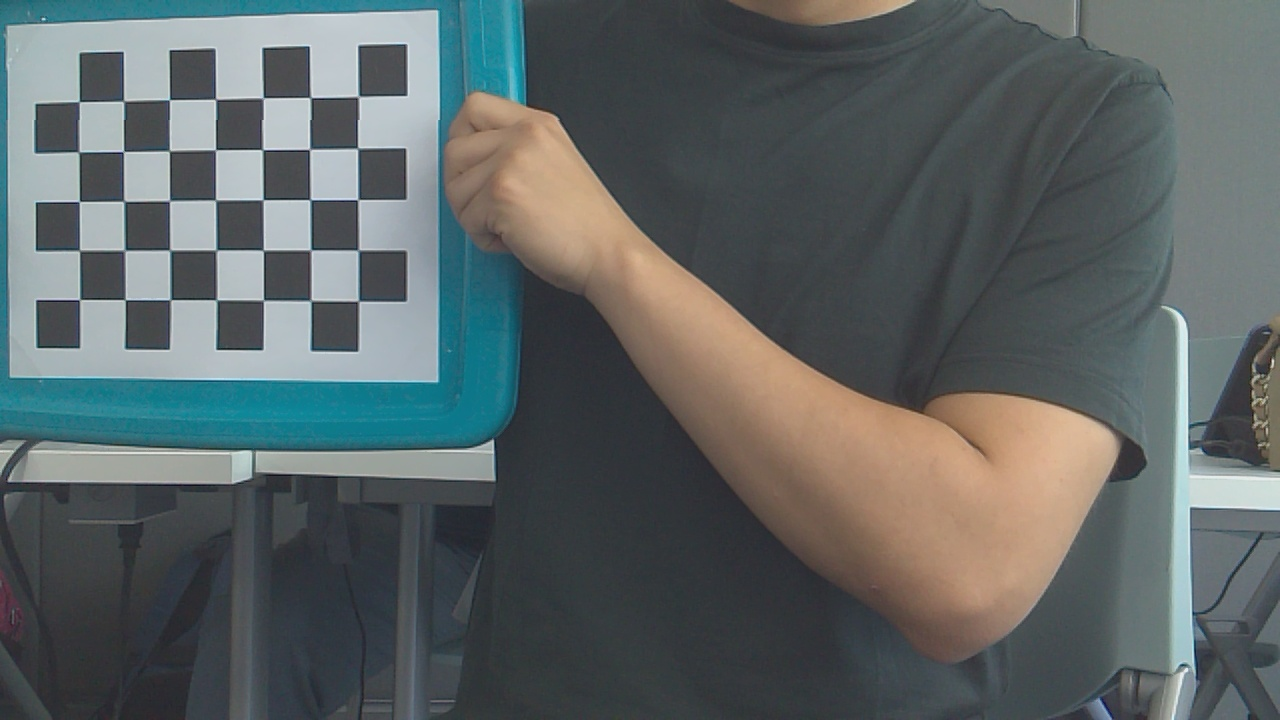
#> input picture actividad-2-07/calibration_images/img_000.jpg, 1280 x 720 px; its folder holds only this picture in this run
$ python actividad_2_07.py
#> lines starting #> are read from the running program, lines starting #| are printed output that depends on the picture; after the words box and inside, x2 and y2 are one past the last pixel; in counts of white or black regions, pixels touching at a corner belong together; long printed decimals are rounded
import cv2
import numpy as np
import glob

CHESSBOARD_SIZE = (5, 7)

criteria = (
    cv2.TERM_CRITERIA_EPS +
    cv2.TERM_CRITERIA_MAX_ITER,
    30,
    0.001
)

objp = np.zeros(
    (CHESSBOARD_SIZE[0] * CHESSBOARD_SIZE[1], 3),
    np.float32
)

objp[:, :2] = np.mgrid[
    0:CHESSBOARD_SIZE[0],
    0:CHESSBOARD_SIZE[1]
].T.reshape(-1, 2)

#Lista para guardar puntos
objpoints = []
imgpoints = []


images = glob.glob("calibration_images/*.jpg")
print(f"\nSe encontraron {len(images)} imagenes\n")


for fname in images:

    print(f"Procesando: {fname}")
    img = cv2.imread(fname)
#> img is the input picture: shape (720, 1280, 3); mean B, G, R 100.6, 100.3, 93.1

    if img is None:
        print("No se pudo abrir la imagen")
        continue

    gray = cv2.cvtColor(img, cv2.COLOR_BGR2GRAY)
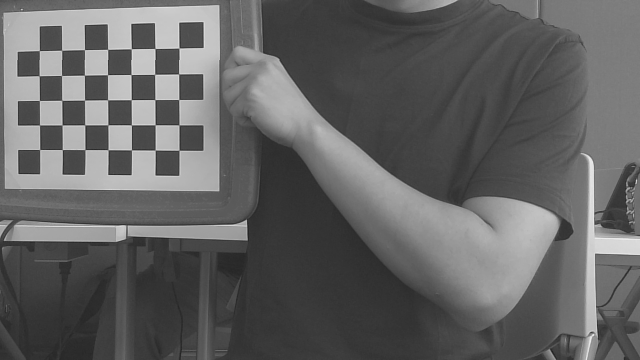
#> gray: shape (720, 1280) (shown at 1/2 size); min 14, max 237, mean 98.2

    #Detecta tablero
    ret, corners = cv2.findChessboardCorners(
        gray,
        CHESSBOARD_SIZE,
        None
    )
#> ret = True; corners = 35 rows, first 8: [359.1, 95.87], [357.5, 147.9], [357.6, 199.9], [357.6, 249.9], [358.4, 301.3], [310.7, 97.69], [309.2, 149.8], [310.3, 199.7]

    if ret:

        print("Tablero detectado")

        objpoints.append(objp)

        corners2 = cv2.cornerSubPix(
            gray,
            corners,
            (11, 11),
            (-1, -1),
            criteria
        )
#> corners2 = 35 rows, first 8: [358.5, 96.54], [357.6, 148.4], [357.8, 199.6], [358.4, 250.2], [358.5, 301.2], [310.4, 97.54], [309.6, 149.4], [310.2, 199.6]

        imgpoints.append(corners2)

        #Dibujar esquinas
        cv2.drawChessboardCorners(
            img,
            CHESSBOARD_SIZE,
            corners2,
            ret
        )
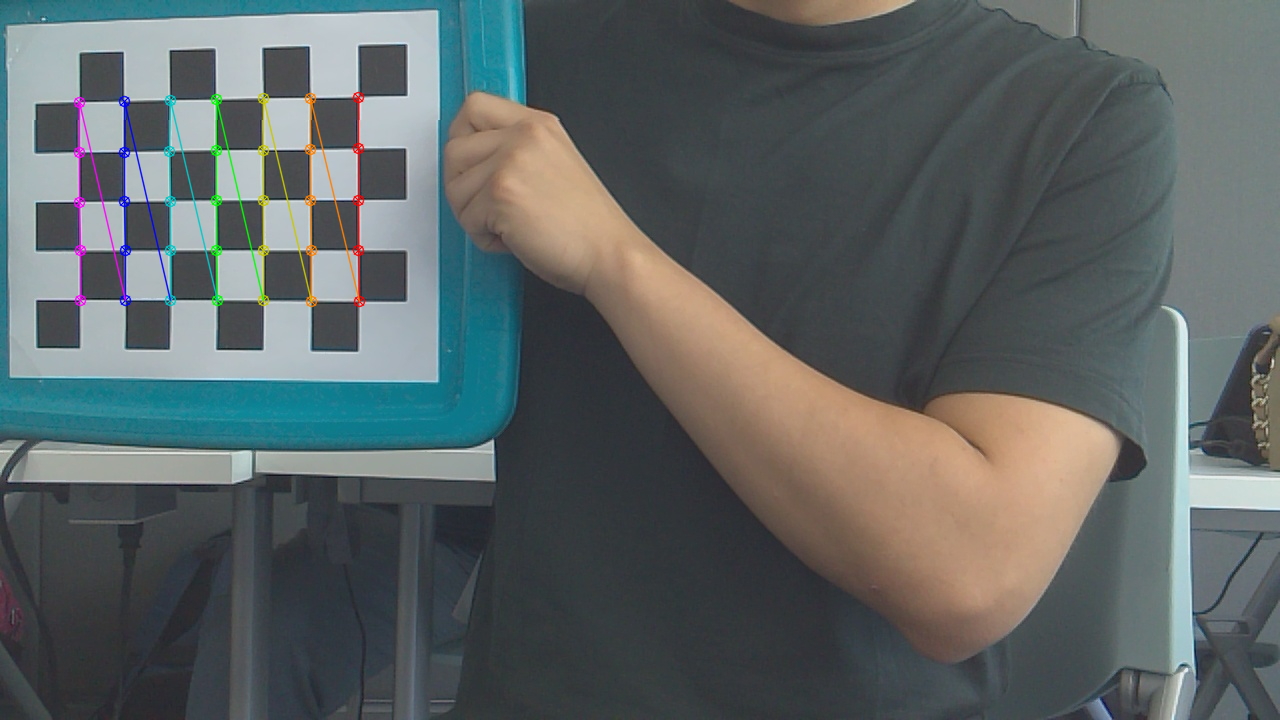
#> img: shape (720, 1280, 3); 1.16% of pixels changed, all inside (x1, y1, x2, y2) = (73, 91, 366, 308)

        cv2.imshow("Corners", img)
        cv2.waitKey(500)

    else:
        print("No se detecto el tablero")

cv2.destroyAllWindows()

if len(objpoints) == 0:

    print("\nERROR: No se detectaron tableros\n")
    exit()

#Calibracion
print("\nCalibrando camara...\n")

ret, K, dist, rvecs, tvecs = cv2.calibrateCamera(
    objpoints,
    imgpoints,
    gray.shape[::-1],
    None,
    None
)
#> ret = 0.362; K = [[1098, 0, 655.5], [0, 1080.2, 548.4], [0, 0, 1]]; dist = [[0.233, -0.561, -0.0109, 0.0356, 0.452]]; rvecs = ([0.0547, -0.0148, 1.58],); tvecs = ([-6.1, -9.07, 22.26],)

print("===================================")
print("MATRIZ K")
print("===================================\n")
print(K)
#| [[1.09802068e+03 0.00000000e+00 6.55474127e+02]
#|  [0.00000000e+00 1.08024618e+03 5.48412301e+02]
#|  [0.00000000e+00 0.00000000e+00 1.00000000e+00]]

print("\n===================================")
print("PARAMETROS DE DISTORSION")
print("===================================\n")
print(dist)
#| [[ 0.2333 -0.5609 -0.01094  0.03563  0.4521]]

#Remover distorcion
test_img = cv2.imread(images[0])
h, w = test_img.shape[:2]

newK, roi = cv2.getOptimalNewCameraMatrix(
    K,
    dist,
    (w, h),
    1,
    (w, h)
)
#> newK = [[1117.8, 0, 694.4], [0, 1083.5, 540.3], [0, 0, 1]]; roi = (6, 36, 1259, 668)

undistorted = cv2.undistort(
    test_img,
    K,
    dist,
    None,
    newK
)
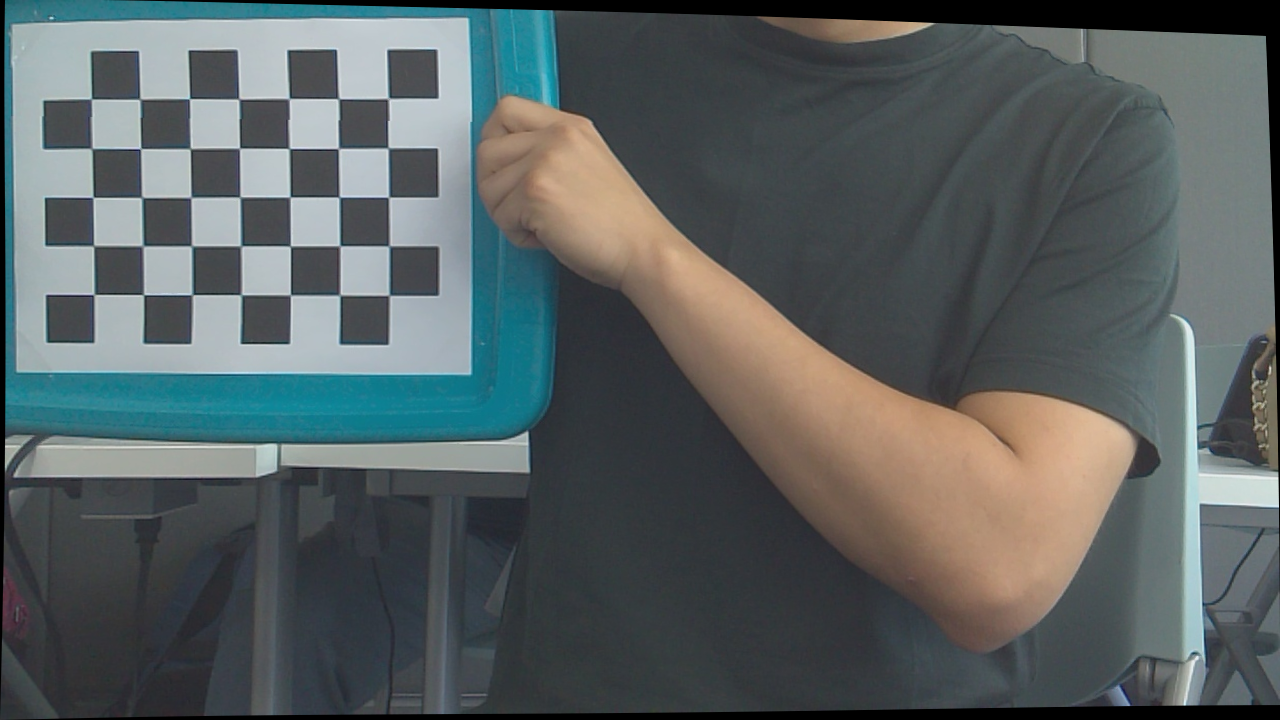
#> undistorted: shape (720, 1280, 3); mean B, G, R 96.9, 96.4, 88.9

#Muestra y guarda imagenes
cv2.imshow("Original", test_img)
cv2.imshow("Undistorted", undistorted)
cv2.imwrite("img_original.jpg", test_img)
cv2.imwrite("img_undistorted.jpg", undistorted)

print("\nPresiona cualquier tecla para salir...\n")

cv2.waitKey(0)
cv2.destroyAllWindows()

$ run again, on actividad-2-07/calibration_images/img_004.jpg
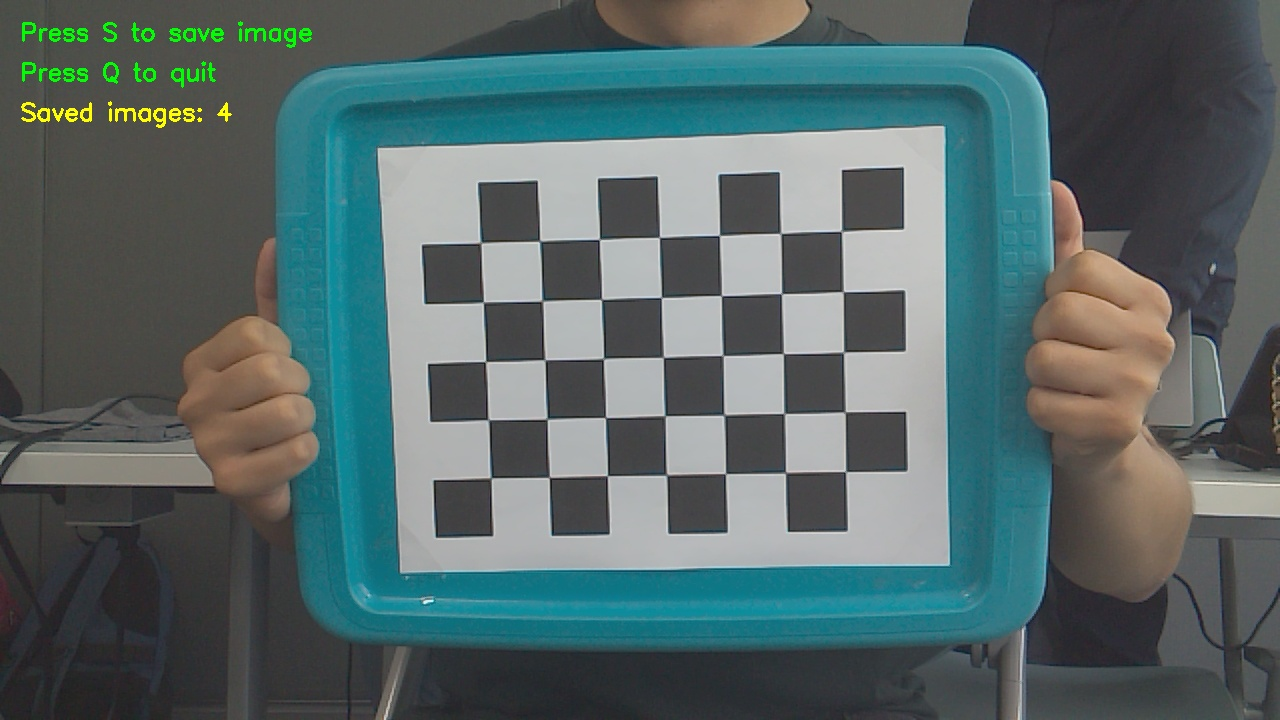
#> input picture actividad-2-07/calibration_images/img_004.jpg, 1280 x 720 px
#> img is the input picture: shape (720, 1280, 3); mean B, G, R 103.7, 103.6, 85.7
#> `ret, corners = cv2.findChessboardCorners( gray, CHESSBOARD_SIZE, None )`: ret = True; corners = 35 rows, first 8: [840.7, 231.5], [843.4, 291.6], [843.5, 352], [845, 412], [845.5, 471.6], [780.7, 233.6], [781.5, 293.7], [783.5, 353.4]
#> corners2 = 35 rows, first 8: [841.6, 231.4], [843.2, 291.6], [843.6, 352.1], [845.1, 411.8], [845.6, 471.5], [780.6, 233.5], [781.6, 293.6], [783.3, 353.6]
#> `cv2.drawChessboardCorners( img, CHESSBOARD_SIZE, corners2, ret )`:
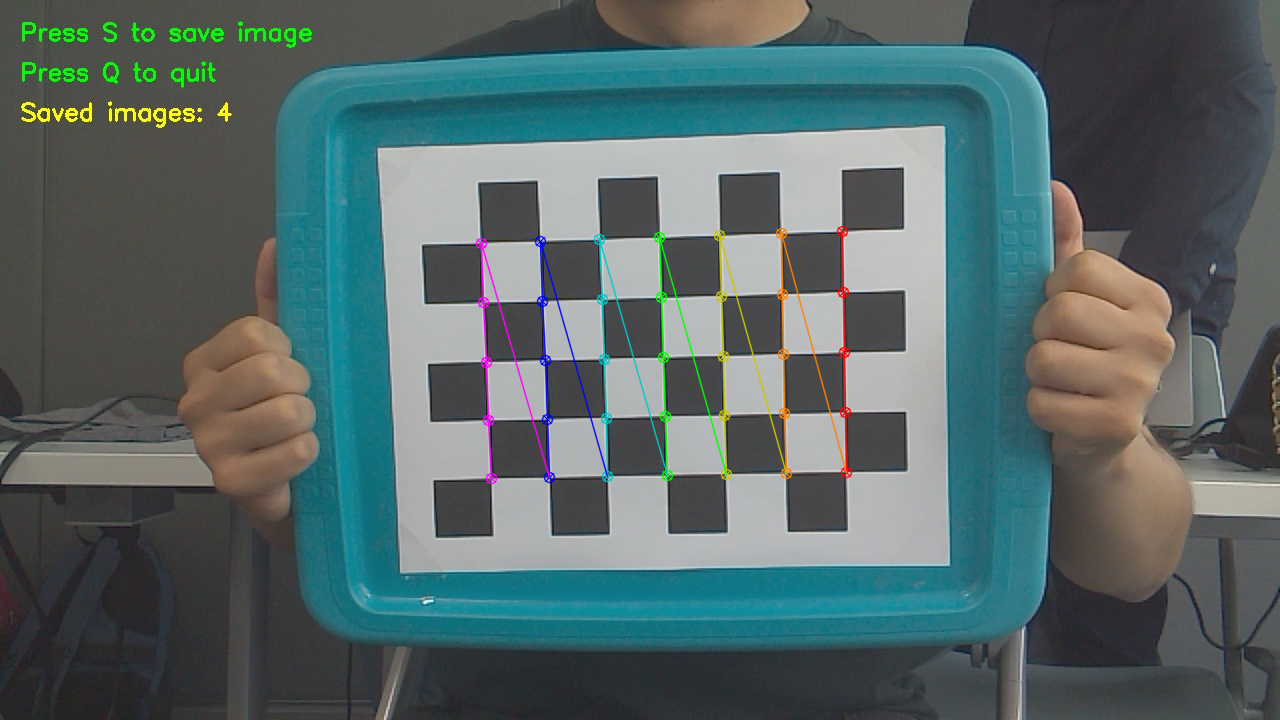
#> img: shape (720, 1280, 3); 1.32% of pixels changed, all inside (x1, y1, x2, y2) = (475, 225, 853, 485)
#> `ret, K, dist, rvecs, tvecs = cv2.calibrateCamera( objpoints, imgpoints..`: ret = 0.322; K = [[926.2, 0, 666.5], [0, 922.3, 351.2], [0, 0, 1]]; dist = [[-0.345, 16.42, -0.00517, -0.00507, -192.3]]; rvecs = ([0.0953, 0.00741, 1.54],); tvecs = ([2.88, -1.98, 15.17],)
#| [[926.226   0.         666.453]
#|  [  0.         922.350 351.232]
#|  [  0.           0.           1.        ]]
#| [[-3.44513707e-01  1.64220810e+01 -5.17260916e-03 -5.07099613e-03
#|   -1.92301561e+02]]
#> newK = [[926.2, 0, 666.5], [0, 922.3, 351.2], [0, 0, 1]]; roi = (0, 0, 1279, 719)
#> `undistorted = cv2.undistort( test_img, K, dist, None, newK )`:
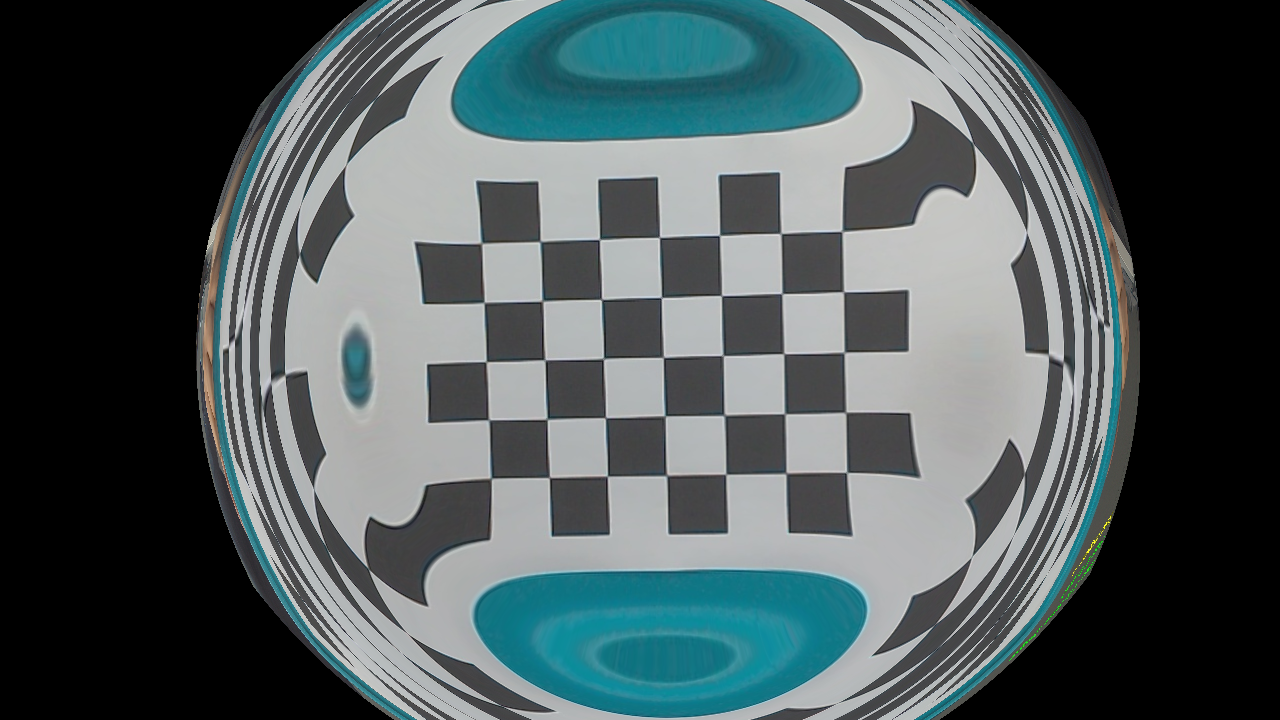
#> undistorted: shape (720, 1280, 3); mean B, G, R 91.1, 89.4, 77.8

$ run again, on actividad-2-07/calibration_images/img_005.jpg
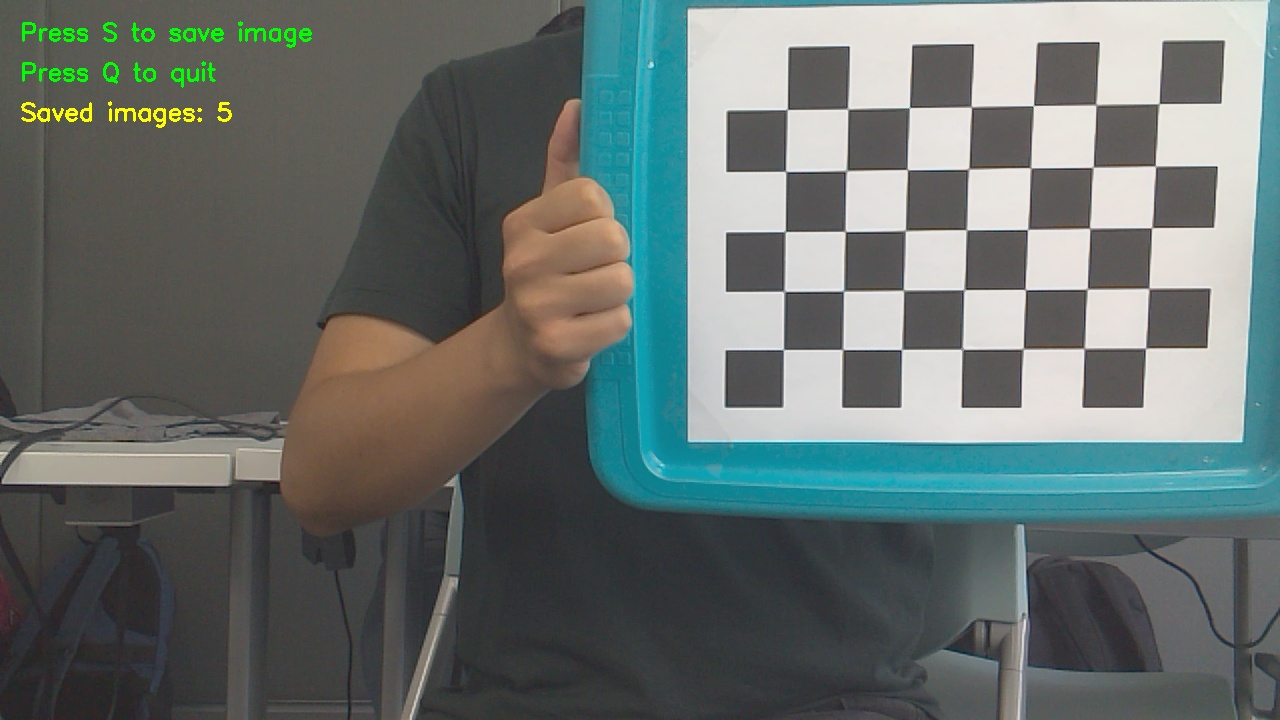
#> input picture actividad-2-07/calibration_images/img_005.jpg, 1280 x 720 px
#> img is the input picture: shape (720, 1280, 3); mean B, G, R 108.8, 111.4, 102
#> `ret, corners = cv2.findChessboardCorners( gray, CHESSBOARD_SIZE, None )`: ret = True; corners = 35 rows, first 8: [1159.3, 103.3], [1155.4, 166.1], [1151.6, 227.7], [1148.9, 288.3], [1145.6, 348], [1095.7, 104.7], [1092.9, 167.2], [1089.3, 228.1]
#> corners2 = 35 rows, first 8: [1159.1, 103.6], [1155.4, 166], [1151.7, 227.6], [1149, 288.4], [1145.6, 348], [1095.8, 104.8], [1093.2, 167.3], [1089.6, 228.2]
#> `cv2.drawChessboardCorners( img, CHESSBOARD_SIZE, corners2, ret )`:
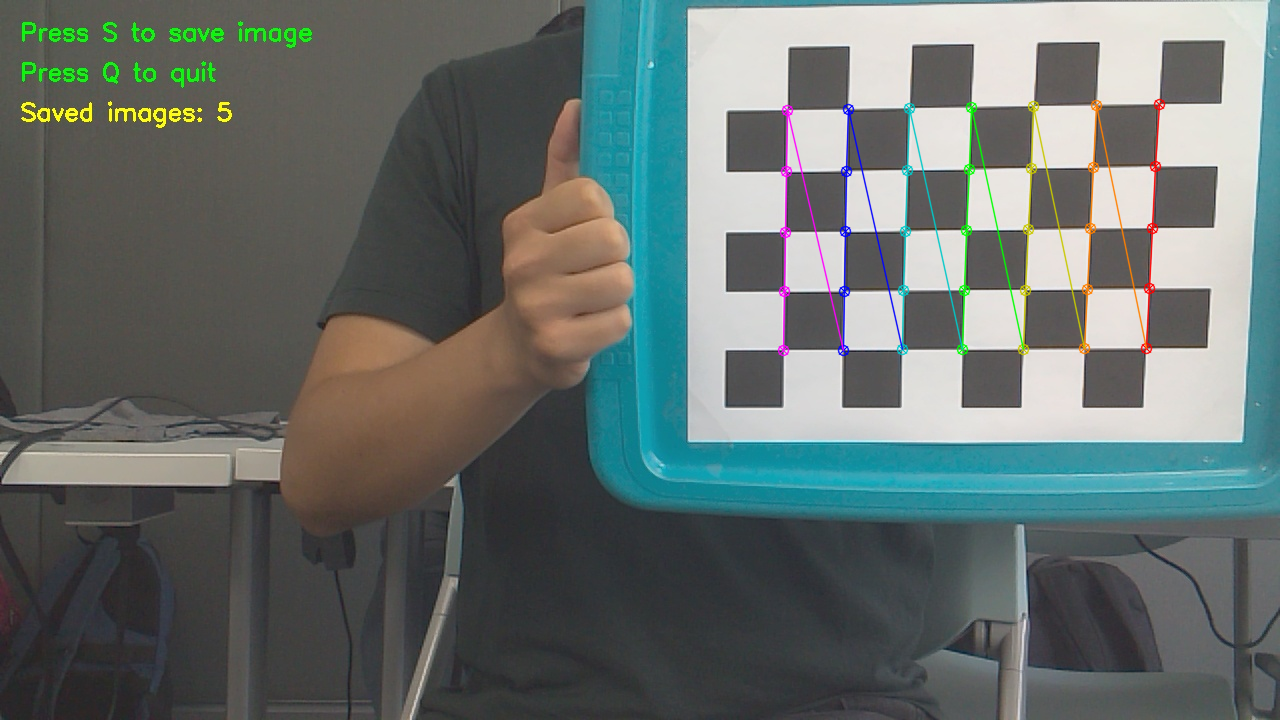
#> img: shape (720, 1280, 3); 1.34% of pixels changed, all inside (x1, y1, x2, y2) = (777, 98, 1166, 357)
#> `ret, K, dist, rvecs, tvecs = cv2.calibrateCamera( objpoints, imgpoints..`: ret = 0.271; K = [[414, 0, 697.6], [0, 410.9, 366.7], [0, 0, 1]]; dist = [[0.024, -0.0159, -0.00333, 0.00447, 0.0038]]; rvecs = ([0.0359, -0.0258, 1.57],); tvecs = ([7.47, -4.29, 6.93],)
#| [[413.973   0.         697.597]
#|  [  0.         410.925 366.747]
#|  [  0.           0.           1.        ]]
#| [[ 0.02399 -0.01586 -0.003334   0.004473   0.003796]]
#> newK = [[420.6, 0, 706.1], [0, 412.9, 362.4], [0, 0, 1]]; roi = (18, 12, 1253, 698)
#> `undistorted = cv2.undistort( test_img, K, dist, None, newK )`:
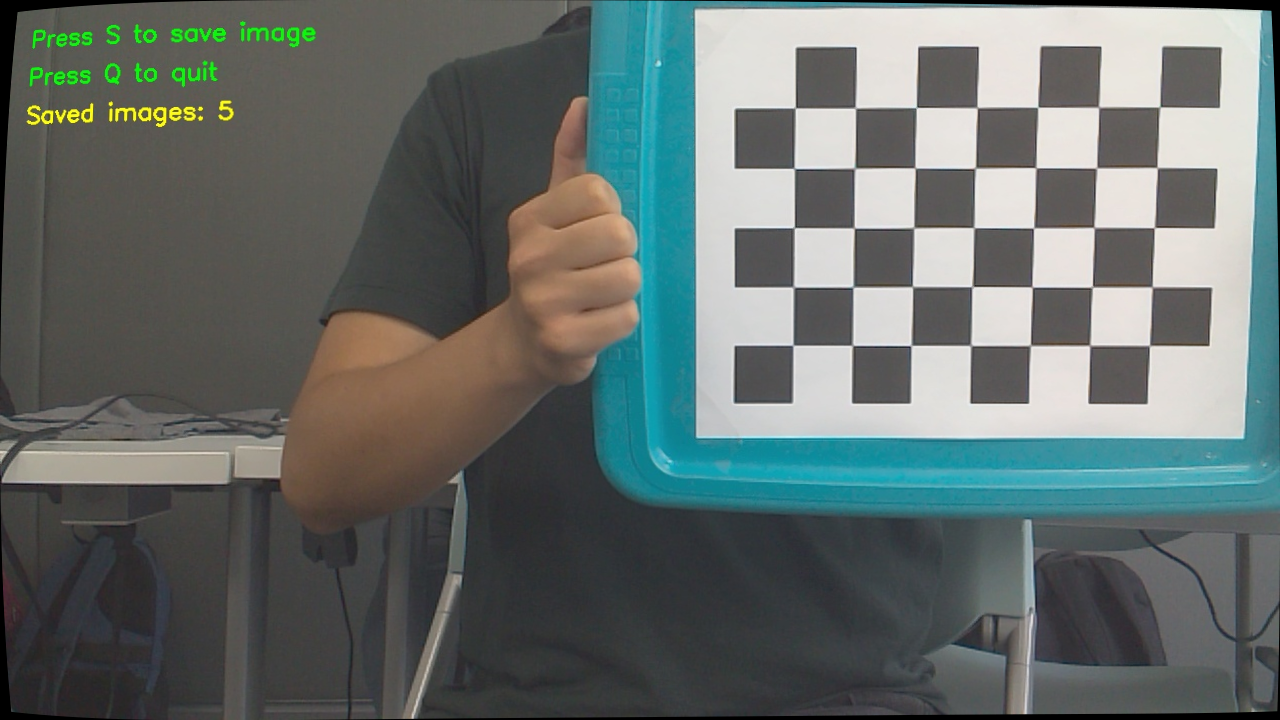
#> undistorted: shape (720, 1280, 3); mean B, G, R 106.6, 109.1, 100
